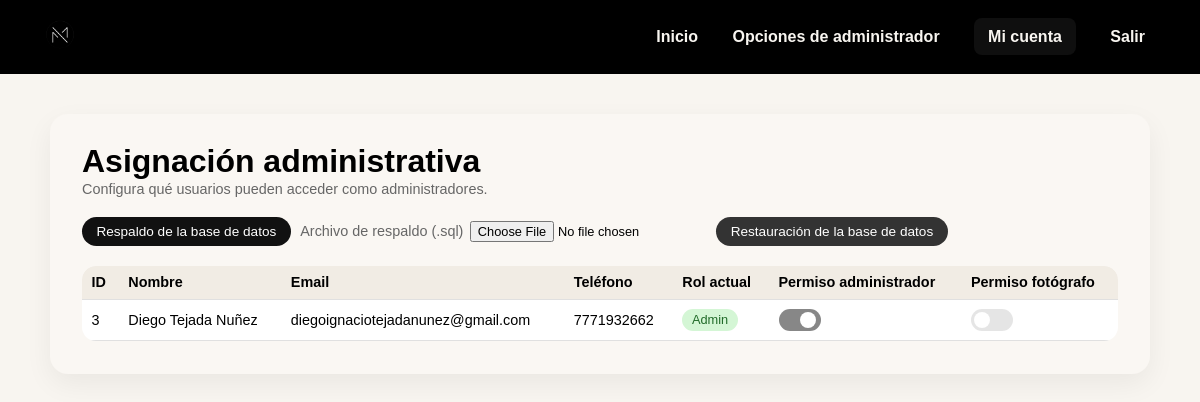
The app's page /index.php?controller=admin&action=assignments (signed in) with its own data.
### tables this page shows
CREATE TABLE `usuarios` (
  `id` int(11) NOT NULL,
  `nombre` varchar(100) NOT NULL,
  `apellidoPaterno` varchar(100) NOT NULL,
  `apellidoMaterno` varchar(100) NOT NULL,
  `fechaNac` date NOT NULL,
  `email` varchar(150) NOT NULL,
  `numTelefono` varchar(20) NOT NULL,
  `pass` varchar(255) NOT NULL,
  `role` enum('admin','cliente','fotografo') NOT NULL DEFAULT 'cliente',
  `created_at` timestamp NOT NULL DEFAULT current_timestamp()
);

### app/controllers/AdminController.php (called while the page is built, shortened)
<?php
require_once __DIR__ . '/../models/UserModel.php';
class AdminController {
    private $userModel;
    public function __construct($connection){
        $this->userModel = new UserModel($connection);
    }
    public function assignments(){
        $users = $this->userModel->getAll();
        include __DIR__ . '/../views/admin/assignments.php';
    }
}

### app/models/UserModel.php (called while the page is built, shortened)
<?php
class UserModel {
    private $conn;
    public function __construct($connection) {
        $this->conn = $connection;
    }
    public function getAll(){
        $sql = "SELECT id, nombre, apellidoPaterno, apellidoMaterno, fechaNac, email, numTelefono, role, created_at
                FROM usuarios
                ORDER BY created_at ASC";
        $rows = [];
        if ($res = $this->conn->query($sql)) {
            while ($row = $res->fetch_assoc()) {
                $rows[] = $row;
            }
        }
        return $rows;
    }
}

### app/views/admin/assignments.php (the view, shortened to what this page needs)
<!doctype html>
<html lang="es">
<head>
  <?php include __DIR__ . '/../partials/head_assets.php'; ?>
  <link rel="stylesheet" href="public/css/manego.css">
</head>
<body>
<?php include __DIR__ . '/../partials/header.php'; ?>
<div class="assign-wrapper">
  <div class="assign-header">
    <div>
      <h1>Asignación administrativa</h1>
      <span>Configura qué usuarios pueden acceder como administradores.</span>
    </div>
    <div class="assign-actions no-print">
      <form method="get" action="index.php">
        <button type="submit" class="assign-btn">Respaldo de la base de datos</button>
      </form>
      <form method="post" action="index.php?controller=admin&action=restoreDb" enctype="multipart/form-data">
        <label class="assign-file">
          <span>Archivo de respaldo (.sql)</span>
          <input type="file" name="backup_file" accept=".sql" required>
        </label>
        <button type="submit" class="assign-btn assign-btn--secondary">Restauración de la base de datos</button>
      </form>
    </div>
  </div>
  <table class="assign-table">
    <thead>
      <tr>
        <th>ID</th>
        <th>Nombre</th>
        <th>Email</th>
        <th>Teléfono</th>
        <th>Rol actual</th>
        <th>Permiso administrador</th>
        <th>Permiso fotógrafo</th>
      </tr>
    </thead>
    <tbody>
      <?php if (!empty($users)): ?>
        <?php foreach ($users as $u): ?>
          <?php $isAdmin = ($u['role'] === 'admin'); ?>
          <?php $isPhotographer = ($u['role'] === 'fotografo'); ?>
          <tr>
            <td><?php echo (int)$u['id']; ?></td>
            <td><?php echo htmlspecialchars($u['nombre'] . ' ' . $u['apellidoPaterno'] . ' ' . $u['apellidoMaterno']); ?></td>
            <td><?php echo htmlspecialchars($u['email']); ?></td>
            <td><?php echo htmlspecialchars($u['numTelefono']); ?></td>
            <td>
              <span class="assign-role-badge <?php echo $isAdmin ? 'assign-role-badge--admin' : ($isPhotographer ? 'assign-role-badge--photographer' : ''); ?>">
                <?php echo htmlspecialchars($u['role']); ?>
              </span>
            </td>
            <td>
              <form method="post" action="index.php?controller=admin&action=toggleRole" class="assign-toggle-form">
                <label class="switch">
                  <span class="slider"></span>
                </label>
              </form>
            </td>
            <td>
              <form method="post" action="index.php?controller=admin&action=toggleRole" class="assign-toggle-form">
                <label class="switch">
                  <span class="slider"></span>
                </label>
              </form>
            </td>
        <?php endforeach; ?>
      <?php else: ?>
        <tr>
          <td colspan="7">No hay usuarios registrados.</td>
        </tr>
      <?php endif; ?>
    </tbody>
  </table>
</div>
</body>
</html>

### public/css/manego.css (style rules this page uses)
:root { --negro: #000000; --hueso: #f8f5f0; --acento: #25d366; --coma: #d8541f; }
* { margin: 0; padding: 0; box-sizing: border-box; font-family: 'Arial', sans-serif; }
body { background-color: var(--hueso); color: var(--negro); }

### app/views/admin/assignments.php (style rules this page uses)
.assign-wrapper { max-width:1100px; margin:2.5rem auto 3rem; background:#faf7f3; padding:1.8rem 2rem 2.1rem; border-radius:18px; box-shadow:0 10px 28px rgba(0,0,0,.06); }
.assign-header { display:flex; justify-content:space-between; align-items:flex-start; gap:1.2rem; flex-wrap:wrap; margin-bottom:1.2rem; }
.assign-header h1 { margin:0; }
.assign-header span { font-size:.9rem; color:#666; }
.assign-actions { display:flex; flex-wrap:wrap; gap:.6rem; align-items:flex-start; }
.assign-btn { padding:.45rem .9rem; border-radius:999px; border:none; background:#111; color:#fff; cursor:pointer; font-size:.85rem; }
.assign-btn--secondary { background:#333; }
.assign-file { display:inline-flex; align-items:center; gap:.4rem; font-size:.8rem; }
.assign-file input[type="file"] { font-size:.8rem; }
.assign-table { width:100%; border-collapse:collapse; margin-top:.6rem; font-size:.9rem; background:#fff; border-radius:14px; overflow:hidden; }
.assign-table th, .assign-table td { padding:.55rem .6rem; border-bottom:1px solid #e0e0e0; text-align:left; vertical-align:middle; }
.assign-table th { background:#f1ece4; font-weight:600; }
.assign-role-badge { display:inline-flex; align-items:center; justify-content:center; padding:.2rem .6rem; border-radius:999px; font-size:.8rem; text-transform:capitalize; background:#ffe8c2; color:#8a5a00; white-space:nowrap; }
.assign-role-badge--admin { background:#d4f6d5; color:#216b29; }
.switch { position:relative; display:inline-block; width:42px; height:22px; }
.slider { position:absolute; cursor:pointer; top:0; left:0; right:0; bottom:0; background-color:#ccc; transition:.2s; border-radius:999px; }
.slider:before { position:absolute; content:""; height:16px; width:16px; left:3px; top:3px; background-color:#fff; transition:.2s; border-radius:50%; }
.switch input:checked + .slider { background-color:#111; }
.switch input:checked + .slider:before { transform:translateX(18px); }
.switch input:disabled + .slider { opacity:.5; cursor:not-allowed; }

### records on screen
usuarios: id "3", nombre+apellidoPaterno+apellidoMaterno "Diego Tejada Nuñez", email "diegoignaciotejadanunez@gmail.com", numTelefono "7771932662", role "Admin"
